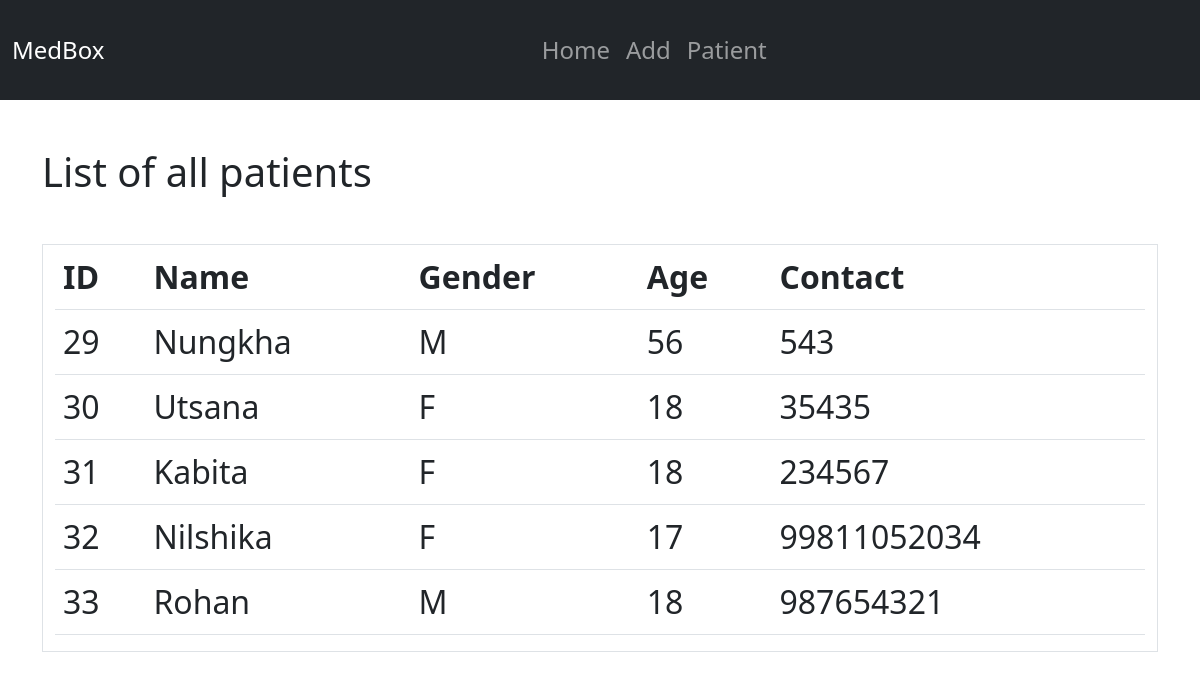
The page /patient/ on the database its author committed.
### patient/models.py (models this page shows, shortened)
class Patient(models.Model):
    name = models.CharField(max_length=100)
    age = models.IntegerField()
    enroll = models.DateTimeField(auto_now_add=True, auto_now=False, null=True)
    Male = 'M'
    Female = 'F'
    gender = [
        (Male, 'Male'),
        (Female, 'Female'),
    ]
    gender = models.CharField(
        max_length=2,
        choices=gender,
        default=Male,
    )
    contact = models.BigIntegerField()
    address = models.CharField(max_length=100)
    guardian_name = models.CharField(max_length=100)
    guardian_contact = models.BigIntegerField()
    medical_status = models.TextField(blank=True, null=True)
    medicine = models.CharField(max_length=100, blank=True, null=True)
    medicine_description = models.TextField(blank=True, null=True)
    routine = models.TimeField(auto_now_add=False, blank=True, null=True)
    dose = models.IntegerField(default='0')
    refil = models.CharField(max_length=100, blank=True, null=True)

### patient/views.py (the view)
# urls.py: path('', views.PatientListView.as_view(), name='patient_list'),
class PatientListView(ListView):
    model = Patient
    context_object_name = 'patients'
    template_name = 'patinet/patient_list.html'
    login_url = '/admin'
    success_url = '/patient'

### patient/templates/patient/patient_list.html (shortened to what this page needs)
{% extends 'base.html' %}
{% block content %}
<h1> List of all patients </h1>
<div class="container border my-5 fs-2">
<table class="table table-hover">
    <thead>
      <tr>
        <th>ID</th>
        <th>Name</th>
        <th>Gender</th>
        <th>Age</th>
        <th>Contact</th>
      </tr>
    </thead>
    <tbody>
        {% for patient in patients  %}
        <tr>
            <td>{{patient.id}}</td>
            <td><a class="text-dark list" href="{% url 'patient_detail' pk=patient.id %}">{{patient.name}}</a></td>
            <td>{{patient.gender}}</td>
            <td>{{patient.age}}</td>
            <td>{{patient.contact}}</td>
        </tr>
        {% endfor %}
    </tbody>
  </table>
</div>
{% endblock content %}

### static/css/main.css (style rules this page uses)
.list { text-decoration: none }

### rows shown on the page
Patient: id "29", name "Nungkha", gender "M", age "56", contact "543"
Patient: id "30", name "Utsana", gender "F", age "18", contact "35435"
Patient: id "31", name "Kabita", gender "F", age "18", contact "234567"
Patient: id "32", name "Nilshika", gender "F", age "17", contact "99811052034"
Patient: id "33", name "Rohan", gender "M", age "18", contact "987654321"
